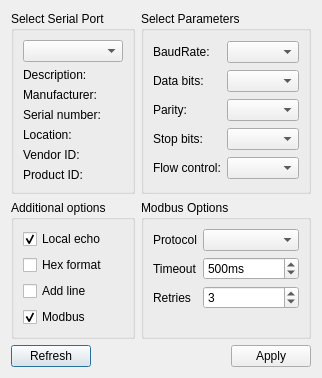
<?xml version="1.0" encoding="UTF-8"?>
<ui version="4.0">
 <class>SettingsDialog</class>
 <widget class="QDialog" name="SettingsDialog">
  <property name="geometry">
   <rect>
    <x>0</x>
    <y>0</y>
    <width>285</width>
    <height>341</height>
   </rect>
  </property>
  <property name="windowTitle">
   <string>Settings</string>
  </property>
  <layout class="QGridLayout" name="gridLayout_3">
   <item row="1" column="0">
    <widget class="QGroupBox" name="additionalOptionsGroupBox">
     <property name="title">
      <string>Additional options</string>
     </property>
     <layout class="QVBoxLayout" name="verticalLayout">
      <item>
       <widget class="QCheckBox" name="localEchoCheckBox">
        <property name="text">
         <string>Local echo</string>
        </property>
        <property name="checked">
         <bool>true</bool>
        </property>
       </widget>
      </item>
      <item>
       <widget class="QCheckBox" name="hexFormatcheckBox">
        <property name="text">
         <string>Hex format</string>
        </property>
       </widget>
      </item>
      <item>
       <widget class="QCheckBox" name="addLineFeedEnable">
        <property name="enabled">
         <bool>true</bool>
        </property>
        <property name="text">
         <string>Add line</string>
        </property>
       </widget>
      </item>
      <item>
       <widget class="QCheckBox" name="modbusCheckBox">
        <property name="text">
         <string>Modbus</string>
        </property>
        <property name="checked">
         <bool>true</bool>
        </property>
       </widget>
      </item>
     </layout>
    </widget>
   </item>
   <item row="0" column="0">
    <widget class="QGroupBox" name="selectBox">
     <property name="title">
      <string>Select Serial Port</string>
     </property>
     <layout class="QGridLayout" name="gridLayout">
      <item row="0" column="0">
       <widget class="QComboBox" name="serialPortInfoListBox"/>
      </item>
      <item row="1" column="0">
       <widget class="QLabel" name="descriptionLabel">
        <property name="text">
         <string>Description:</string>
        </property>
       </widget>
      </item>
      <item row="2" column="0">
       <widget class="QLabel" name="manufacturerLabel">
        <property name="text">
         <string>Manufacturer:</string>
        </property>
       </widget>
      </item>
      <item row="3" column="0">
       <widget class="QLabel" name="serialNumberLabel">
        <property name="text">
         <string>Serial number:</string>
        </property>
       </widget>
      </item>
      <item row="4" column="0">
       <widget class="QLabel" name="locationLabel">
        <property name="text">
         <string>Location:</string>
        </property>
       </widget>
      </item>
      <item row="5" column="0">
       <widget class="QLabel" name="vidLabel">
        <property name="text">
         <string>Vendor ID:</string>
        </property>
       </widget>
      </item>
      <item row="6" column="0">
       <widget class="QLabel" name="pidLabel">
        <property name="text">
         <string>Product ID:</string>
        </property>
       </widget>
      </item>
     </layout>
    </widget>
   </item>
   <item row="0" column="1">
    <widget class="QGroupBox" name="parametersBox">
     <property name="title">
      <string>Select Parameters</string>
     </property>
     <layout class="QGridLayout" name="gridLayout_2">
      <item row="0" column="0">
       <widget class="QLabel" name="baudRateLabel">
        <property name="text">
         <string>BaudRate:</string>
        </property>
       </widget>
      </item>
      <item row="0" column="1">
       <widget class="QComboBox" name="baudRateBox"/>
      </item>
      <item row="1" column="0">
       <widget class="QLabel" name="dataBitsLabel">
        <property name="text">
         <string>Data bits:</string>
        </property>
       </widget>
      </item>
      <item row="1" column="1">
       <widget class="QComboBox" name="dataBitsBox"/>
      </item>
      <item row="2" column="0">
       <widget class="QLabel" name="parityLabel">
        <property name="text">
         <string>Parity:</string>
        </property>
       </widget>
      </item>
      <item row="2" column="1">
       <widget class="QComboBox" name="parityBox"/>
      </item>
      <item row="3" column="0">
       <widget class="QLabel" name="stopBitsLabel">
        <property name="text">
         <string>Stop bits:</string>
        </property>
       </widget>
      </item>
      <item row="3" column="1">
       <widget class="QComboBox" name="stopBitsBox"/>
      </item>
      <item row="4" column="0">
       <widget class="QLabel" name="flowControlLabel">
        <property name="text">
         <string>Flow control:</string>
        </property>
       </widget>
      </item>
      <item row="4" column="1">
       <widget class="QComboBox" name="flowControlBox"/>
      </item>
     </layout>
    </widget>
   </item>
   <item row="1" column="1">
    <widget class="QGroupBox" name="modbusGroupBox">
     <property name="enabled">
      <bool>true</bool>
     </property>
     <property name="title">
      <string>Modbus Options</string>
     </property>
     <layout class="QFormLayout" name="formLayout">
      <item row="1" column="0">
       <widget class="QLabel" name="labelTimeout">
        <property name="text">
         <string>Timeout</string>
        </property>
       </widget>
      </item>
      <item row="3" column="0">
       <widget class="QLabel" name="labelRetries">
        <property name="text">
         <string>Retries</string>
        </property>
       </widget>
      </item>
      <item row="1" column="1">
       <widget class="QSpinBox" name="timeouSpinBox">
        <property name="suffix">
         <string>ms </string>
        </property>
        <property name="minimum">
         <number>100</number>
        </property>
        <property name="maximum">
         <number>5000</number>
        </property>
        <property name="singleStep">
         <number>100</number>
        </property>
        <property name="value">
         <number>500</number>
        </property>
       </widget>
      </item>
      <item row="3" column="1">
       <widget class="QSpinBox" name="retriesSpinBox">
        <property name="minimum">
         <number>1</number>
        </property>
        <property name="maximum">
         <number>10</number>
        </property>
        <property name="value">
         <number>3</number>
        </property>
       </widget>
      </item>
      <item row="0" column="0">
       <widget class="QLabel" name="labelProtocol">
        <property name="text">
         <string>Protocol</string>
        </property>
       </widget>
      </item>
      <item row="0" column="1">
       <widget class="QComboBox" name="protocolComboBox"/>
      </item>
     </layout>
    </widget>
   </item>
   <item row="2" column="0" colspan="2">
    <layout class="QHBoxLayout" name="horizontalLayout">
     <item>
      <widget class="QPushButton" name="pushButton">
       <property name="text">
        <string>Refresh</string>
       </property>
      </widget>
     </item>
     <item>
      <spacer name="horizontalSpacer">
       <property name="orientation">
        <enum>Qt::Horizontal</enum>
       </property>
       <property name="sizeHint" stdset="0">
        <size>
         <width>96</width>
         <height>20</height>
        </size>
       </property>
      </spacer>
     </item>
     <item>
      <widget class="QPushButton" name="applyButton">
       <property name="text">
        <string>Apply</string>
       </property>
      </widget>
     </item>
    </layout>
   </item>
  </layout>
 </widget>
 <resources/>
 <connections/>
</ui>
